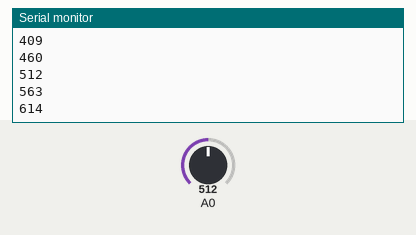
Simulated run of this sketch. Board: Arduino Uno, built with avr-gcc and run on an emulated ATmega328P. Shown: the last lines printed to the serial monitor. Inputs (shaded band) come from the test bench; at power-on: A0 = 512.

Above: at 1.2 s.
1.3 s: A0 set to 716
At 1.31 s:
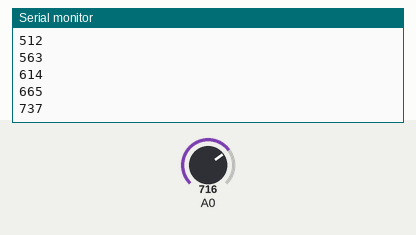
2.8 s: A0 set to 900
At 2.81 s:
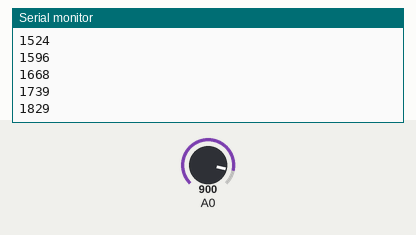
Timing chart, 0 to 5.8 s (numbered marks = the images above; inputs shaded):
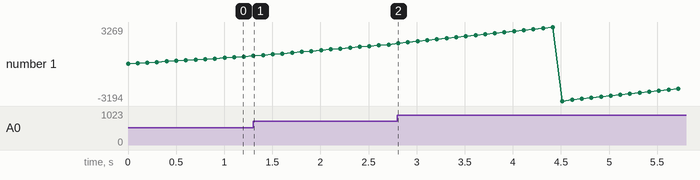

The sketch:

Smoothing.ino
```cpp
int indexw = 10;
int readings[10];
int readindex = 0;
int average;
int total;
void setup() {
  Serial.begin(9600);
  for(int i = 0; i < 10; i++) {
    readings[i] = 0;
  }
}
void loop() {
  readings[readindex] = analogRead(A0);
  total += readings[readindex];
  readindex++;
  if(readindex > indexw) {
    readindex = 0;
  }
  average = total/indexw;
  Serial.println(average);
  delay(100);
}
```

Measured:
- after the input at 1.3 s, the serial monitor: prints a new line at once (image 1)
- plotted number 1: 665 → 1739 after the input at 1.3 s
